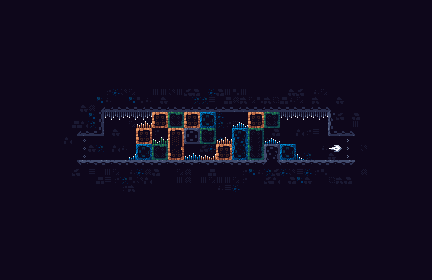

Rendered tile map (Tiled .tmx) drawn with the repository's tilesets; below, a short description and the map source with its tile grids summarised:
An orthogonal 54x35 tile map with 8x8 px tiles, 3 tile layers (level3_background, level3_map, level3_entities).

<map version="1.4" tiledversion="1.4.3" orientation="orthogonal" renderorder="right-down" width="54" height="35" tilewidth="8" tileheight="8" infinite="0" nextlayerid="22" nextobjectid="1">
 <properties>
  <property name="nextLevel" value="level6" />
  <property name="spawnX" type="int" value="12" />
  <property name="spawnY" type="int" value="19" />
 </properties>
 <tileset firstgid="1" source="tiles.tsx" />
 <layer id="19" name="level3_background" width="54" height="35">
  <data>[1890 cells, 1890 non-empty, 19 distinct tile ids]</data>
 </layer>
 <layer id="20" name="level3_map" width="54" height="35">
  <data>[1890 cells, 194 non-empty, 59 distinct tile ids]</data>
 </layer>
 <layer id="21" name="level3_entities" width="54" height="35">
  <data>[1890 cells, 0 non-empty, 0 distinct tile ids]</data>
 </layer>
</map>